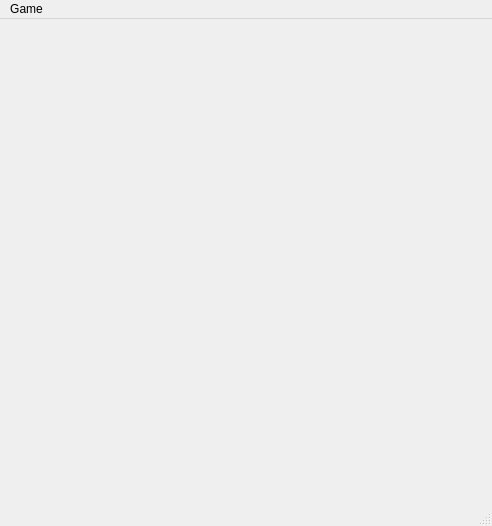
<?xml version="1.0" encoding="UTF-8"?>
<ui version="4.0">
 <class>MainWindow</class>
 <widget class="QMainWindow" name="MainWindow">
  <property name="geometry">
   <rect>
    <x>0</x>
    <y>0</y>
    <width>492</width>
    <height>526</height>
   </rect>
  </property>
  <property name="windowTitle">
   <string>SudoKu Game</string>
  </property>
  <widget class="QWidget" name="centralwidget">
   <widget class="QWidget" name="gridLayoutWidget">
    <property name="geometry">
     <rect>
      <x>10</x>
      <y>10</y>
      <width>471</width>
      <height>471</height>
     </rect>
    </property>
    <layout class="QGridLayout" name="grid_layout"/>
   </widget>
  </widget>
  <widget class="QMenuBar" name="menubar">
   <property name="geometry">
    <rect>
     <x>0</x>
     <y>0</y>
     <width>492</width>
     <height>22</height>
    </rect>
   </property>
   <widget class="QMenu" name="menuGame">
    <property name="title">
     <string>Game</string>
    </property>
    <addaction name="new_menu"/>
    <addaction name="open_file_menu"/>
   </widget>
   <addaction name="menuGame"/>
  </widget>
  <widget class="QStatusBar" name="statusbar"/>
  <action name="new_menu">
   <property name="text">
    <string>New Game</string>
   </property>
  </action>
  <action name="open_file_menu">
   <property name="text">
    <string>Open File</string>
   </property>
  </action>
 </widget>
 <resources/>
 <connections/>
</ui>
